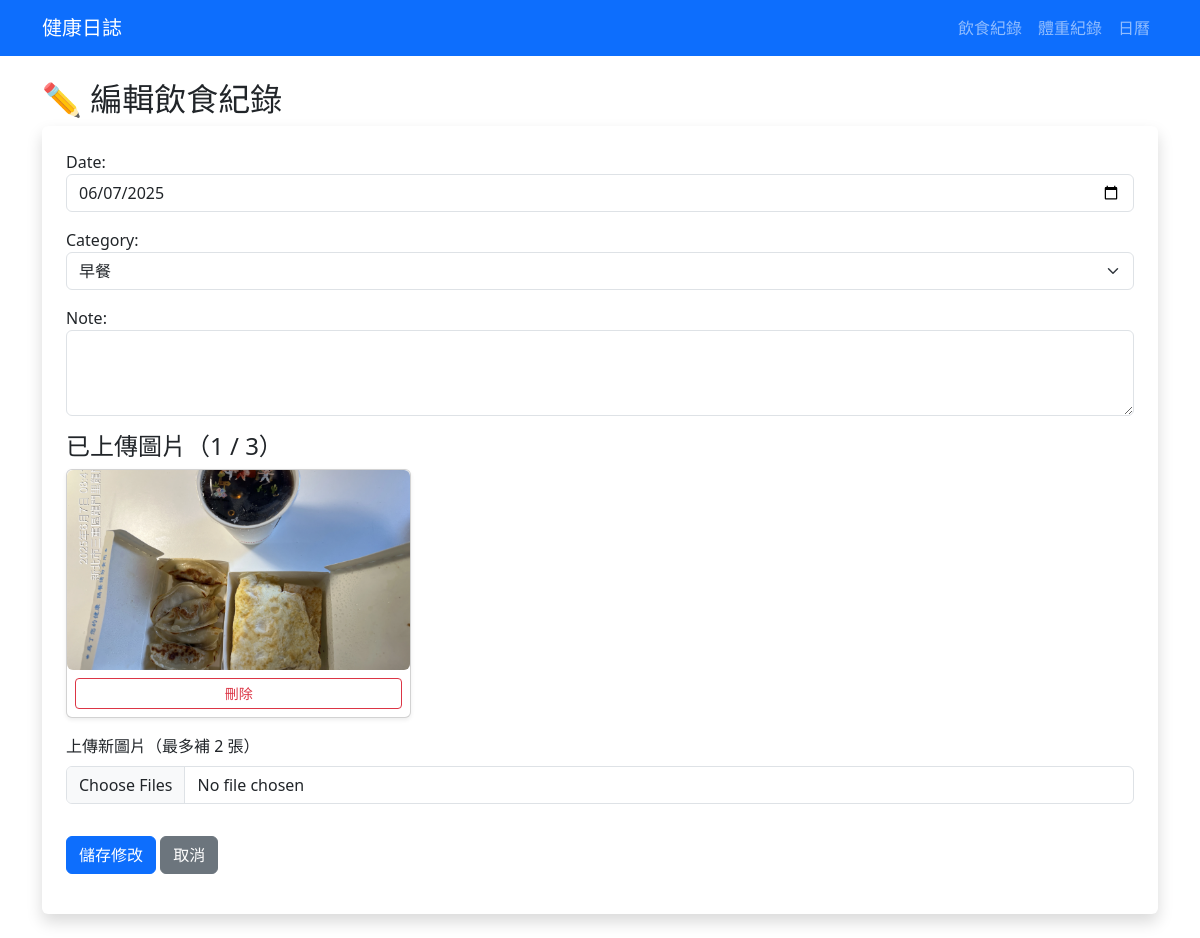
/edit/13/, run on the app's committed database.
### tracker/models.py (models this page shows, shortened)
class FoodRecord(models.Model):
    CATEGORY_CHOICES = [
        ('breakfast', '早餐'),
        ('lunch', '中餐'),
        ('dinner', '晚餐'),
        ('snack', '加餐'),
    ]
    date = models.DateField()
    category = models.CharField(max_length=20, choices=CATEGORY_CHOICES)
    note = models.TextField(blank=True)

class FoodImage(models.Model):
    record = models.ForeignKey(FoodRecord, related_name='images', on_delete=models.CASCADE)
    image = models.ImageField(upload_to='uploads/food/')

### tracker/views.py (the view)
# urls.py: path('edit/<int:pk>/', views.edit_food_record, name='edit_food_record'),
@csrf_exempt
def edit_food_record(request, pk):
    record = get_object_or_404(FoodRecord, pk=pk)
    remain = 3 - record.images.count()  # ✅ 加入這行
    if request.method == 'POST':
        form = FoodRecordForm(request.POST, instance=record)
        new_images = request.FILES.getlist('images')
        if form.is_valid():
            form.save()
            for img in new_images[:remain]:
                FoodImage.objects.create(record=record, image=img)
            return redirect('food_record_list')
    else:
        form = FoodRecordForm(instance=record)
    return render(request, 'tracker/edit_record.html', {
        'record_form': form,
        'record': record,
        'remain': remain  # ✅ 確保這個變數有傳入 template
    })

### tracker/forms.py
class FoodRecordForm(forms.ModelForm):
    class Meta:
        model = FoodRecord
        fields = ['date', 'category', 'note']
        widgets = {
            'date': forms.DateInput(attrs={'type': 'date', 'class': 'form-control'}),
            'category': forms.Select(attrs={'class': 'form-select'}),
            'note': forms.Textarea(attrs={'class': 'form-control', 'rows': 3}),
        }

### tracker/templates/tracker/edit_record.html (shortened to what this page needs)
{% extends "base.html" %}
{% block content %}
<h2>✏️ 編輯飲食紀錄</h2>
<form method="post" enctype="multipart/form-data" class="bg-white p-4 shadow rounded">
  {{ record_form.as_p }}
  <h4>已上傳圖片（{{ record.images.count }} / 3）</h4>
  <div id="image-container" class="row g-3 mb-3">
    {% for img in record.images.all %}
      <div class="col-md-4 image-item" data-id="{{ img.id }}">
        <div class="card shadow-sm h-100 text-center">
          <img src="{{ img.image.url }}" class="card-img-top img-fluid rounded" style="max-height: 200px; object-fit: cover;">
          <div class="card-body p-2">
            <form method="post" action="{% url 'delete_image' img.id %}" id="delete-form-{{ img.id }}">
            <button type="submit" class="btn btn-outline-danger btn-sm w-100" form="delete-form-{{ img.id }}" onclick="return confirm('確定要刪除這張圖片嗎？')">刪除</button>
            </form>
          </div>
        </div>
      </div>
    {% endfor %}
     {% if remain > 0 %}
    <div class="mb-3">
      <label class="form-label">上傳新圖片（最多補 {{ remain }} 張）</label>
      <input type="file" name="images" class="form-control" multiple>
    </div>
  {% else %}
    <div class="alert alert-info">已達 3 張圖片上限，如要補傳請先刪除現有圖片。</div>
  {% endif %}
  <div class="mt-3">
    <button type="submit" class="btn btn-primary">儲存修改</button>
    <a href="{% url 'food_record_list' %}" class="btn btn-secondary">取消</a>
  </div>
  </div>
</form>
{% endblock %}

### data on the page
FoodRecord: date "06/07/2025", category "早餐", images.count "1"
FoodImage: image (picture)

### other printed values
{{ remain }} "2"
